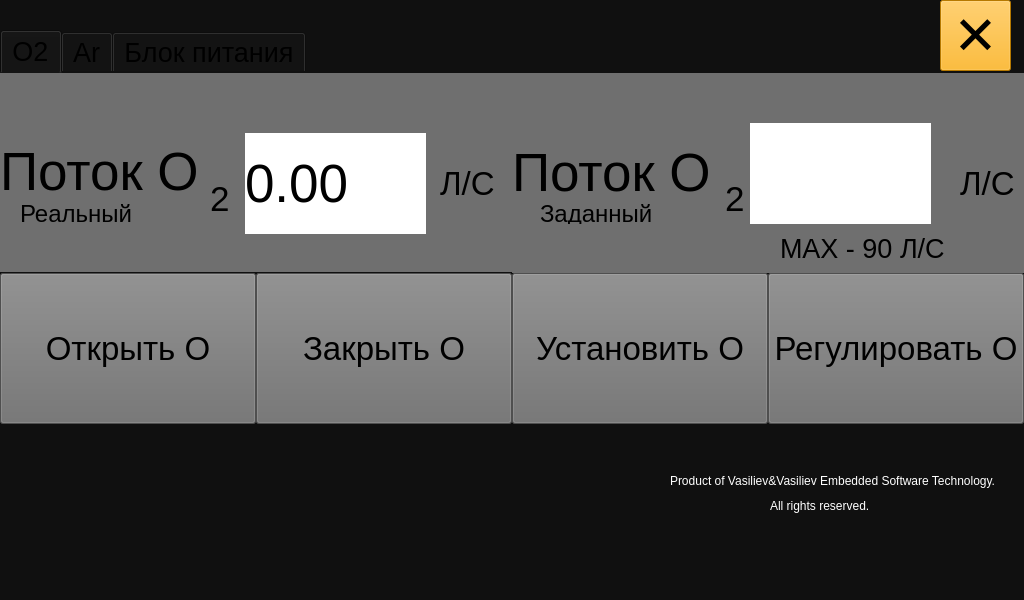
<?xml version="1.0" encoding="UTF-8"?>
<ui version="4.0">
 <class>MainWindow</class>
 <widget class="QMainWindow" name="MainWindow">
  <property name="geometry">
   <rect>
    <x>0</x>
    <y>0</y>
    <width>1024</width>
    <height>600</height>
   </rect>
  </property>
  <property name="windowTitle">
   <string>MPC ONE</string>
  </property>
  <property name="styleSheet">
   <string notr="true">background-color: rgb(255, 255, 255);
background-color: rgb(7, 7, 7);
background-color: rgb(0, 0, 0);
background-color: rgb(74, 74, 74);</string>
  </property>
  <widget class="QWidget" name="centralwidget">
   <property name="font">
    <font>
     <pointsize>20</pointsize>
    </font>
   </property>
   <property name="styleSheet">
    <string notr="true">background-color: rgb(16, 16, 16);</string>
   </property>
   <widget class="QTabWidget" name="tabWidget">
    <property name="geometry">
     <rect>
      <x>0</x>
      <y>30</y>
      <width>1024</width>
      <height>400</height>
     </rect>
    </property>
    <property name="minimumSize">
     <size>
      <width>0</width>
      <height>231</height>
     </size>
    </property>
    <property name="maximumSize">
     <size>
      <width>16777215</width>
      <height>400</height>
     </size>
    </property>
    <property name="font">
     <font>
      <pointsize>20</pointsize>
     </font>
    </property>
    <property name="styleSheet">
     <string notr="true">selection-color: rgb(48, 255, 255);
border-top-color: rgb(124, 119, 255);
border-bottom-color: rgb(255, 255, 255);
selection-color: rgb(60, 25, 255);</string>
    </property>
    <property name="currentIndex">
     <number>0</number>
    </property>
    <widget class="QWidget" name="tab_3">
     <property name="minimumSize">
      <size>
       <width>0</width>
       <height>305</height>
      </size>
     </property>
     <attribute name="title">
      <string>O2</string>
     </attribute>
     <widget class="QLabel" name="label_7">
      <property name="geometry">
       <rect>
        <x>725</x>
        <y>110</y>
        <width>31</width>
        <height>31</height>
       </rect>
      </property>
      <property name="font">
       <font>
        <pointsize>26</pointsize>
       </font>
      </property>
      <property name="styleSheet">
       <string notr="true">background-color: rgb(111, 111, 111);</string>
      </property>
      <property name="text">
       <string>2</string>
      </property>
     </widget>
     <widget class="QPushButton" name="btn_closeO">
      <property name="geometry">
       <rect>
        <x>256</x>
        <y>200</y>
        <width>256</width>
        <height>151</height>
       </rect>
      </property>
      <property name="font">
       <font>
        <pointsize>25</pointsize>
       </font>
      </property>
      <property name="styleSheet">
       <string notr="true">background-color: rgb(111, 111, 111);</string>
      </property>
      <property name="text">
       <string>Закрыть O</string>
      </property>
     </widget>
     <widget class="QLabel" name="label_2">
      <property name="geometry">
       <rect>
        <x>0</x>
        <y>-1</y>
        <width>512</width>
        <height>200</height>
       </rect>
      </property>
      <property name="font">
       <font>
        <pointsize>40</pointsize>
       </font>
      </property>
      <property name="styleSheet">
       <string notr="true">background-color: rgb(111, 111, 111);</string>
      </property>
      <property name="text">
       <string>Поток O </string>
      </property>
      <property name="margin">
       <number>10</number>
      </property>
     </widget>
     <widget class="QLabel" name="label_realflowO">
      <property name="geometry">
       <rect>
        <x>245</x>
        <y>60</y>
        <width>181</width>
        <height>101</height>
       </rect>
      </property>
      <property name="font">
       <font>
        <pointsize>40</pointsize>
        <italic>false</italic>
       </font>
      </property>
      <property name="styleSheet">
       <string notr="true">background-color: rgb(255, 255, 255);</string>
      </property>
      <property name="text">
       <string>0.00</string>
      </property>
      <property name="margin">
       <number>20</number>
      </property>
     </widget>
     <widget class="QPushButton" name="btn_openO">
      <property name="geometry">
       <rect>
        <x>0</x>
        <y>200</y>
        <width>256</width>
        <height>151</height>
       </rect>
      </property>
      <property name="font">
       <font>
        <pointsize>25</pointsize>
       </font>
      </property>
      <property name="toolTip">
       <string>&lt;html&gt;&lt;head/&gt;&lt;body&gt;&lt;p&gt;&lt;br/&gt;&lt;/p&gt;&lt;/body&gt;&lt;/html&gt;</string>
      </property>
      <property name="styleSheet">
       <string notr="true">background-color: rgb(111, 111, 111);</string>
      </property>
      <property name="text">
       <string>Открыть O</string>
      </property>
     </widget>
     <widget class="QPushButton" name="btn_regulateO">
      <property name="geometry">
       <rect>
        <x>768</x>
        <y>200</y>
        <width>256</width>
        <height>151</height>
       </rect>
      </property>
      <property name="font">
       <font>
        <pointsize>25</pointsize>
       </font>
      </property>
      <property name="styleSheet">
       <string notr="true">background-color: rgb(111, 111, 111);</string>
      </property>
      <property name="text">
       <string>Регулировать O</string>
      </property>
     </widget>
     <widget class="QLabel" name="label_6">
      <property name="geometry">
       <rect>
        <x>512</x>
        <y>-1</y>
        <width>512</width>
        <height>201</height>
       </rect>
      </property>
      <property name="font">
       <font>
        <pointsize>40</pointsize>
       </font>
      </property>
      <property name="styleSheet">
       <string notr="true">background-color: rgb(111, 111, 111);</string>
      </property>
      <property name="text">
       <string>Поток O</string>
      </property>
      <property name="margin">
       <number>10</number>
      </property>
     </widget>
     <widget class="QPushButton" name="btn_installO">
      <property name="geometry">
       <rect>
        <x>512</x>
        <y>200</y>
        <width>256</width>
        <height>151</height>
       </rect>
      </property>
      <property name="font">
       <font>
        <pointsize>25</pointsize>
       </font>
      </property>
      <property name="styleSheet">
       <string notr="true">background-color: rgb(111, 111, 111);</string>
      </property>
      <property name="text">
       <string>Установить О</string>
      </property>
     </widget>
     <widget class="QLabel" name="label_5">
      <property name="geometry">
       <rect>
        <x>210</x>
        <y>110</y>
        <width>31</width>
        <height>31</height>
       </rect>
      </property>
      <property name="font">
       <font>
        <pointsize>26</pointsize>
       </font>
      </property>
      <property name="styleSheet">
       <string notr="true">background-color: rgb(111, 111, 111);</string>
      </property>
      <property name="text">
       <string>2</string>
      </property>
     </widget>
     <widget class="QLabel" name="label_10">
      <property name="geometry">
       <rect>
        <x>20</x>
        <y>130</y>
        <width>121</width>
        <height>21</height>
       </rect>
      </property>
      <property name="font">
       <font>
        <pointsize>18</pointsize>
       </font>
      </property>
      <property name="styleSheet">
       <string notr="true">background-color: rgb(111, 111,111);</string>
      </property>
      <property name="text">
       <string>Реальный</string>
      </property>
     </widget>
     <widget class="QLabel" name="label_11">
      <property name="geometry">
       <rect>
        <x>540</x>
        <y>130</y>
        <width>131</width>
        <height>21</height>
       </rect>
      </property>
      <property name="font">
       <font>
        <pointsize>18</pointsize>
       </font>
      </property>
      <property name="styleSheet">
       <string notr="true">background-color: rgb(111, 111,111);</string>
      </property>
      <property name="text">
       <string>Заданный</string>
      </property>
     </widget>
     <widget class="QLabel" name="label">
      <property name="geometry">
       <rect>
        <x>780</x>
        <y>160</y>
        <width>211</width>
        <height>31</height>
       </rect>
      </property>
      <property name="font">
       <font>
        <pointsize>20</pointsize>
       </font>
      </property>
      <property name="styleSheet">
       <string notr="true">background-color: rgb(111, 111, 111);</string>
      </property>
      <property name="text">
       <string>MAX - 90 Л/C</string>
      </property>
     </widget>
     <widget class="QLabel" name="label_3">
      <property name="geometry">
       <rect>
        <x>440</x>
        <y>70</y>
        <width>61</width>
        <height>81</height>
       </rect>
      </property>
      <property name="font">
       <font>
        <pointsize>25</pointsize>
       </font>
      </property>
      <property name="styleSheet">
       <string notr="true">background-color: rgb(111, 111, 111);</string>
      </property>
      <property name="text">
       <string>Л/C</string>
      </property>
     </widget>
     <widget class="QLabel" name="label_4">
      <property name="geometry">
       <rect>
        <x>960</x>
        <y>70</y>
        <width>61</width>
        <height>81</height>
       </rect>
      </property>
      <property name="font">
       <font>
        <pointsize>25</pointsize>
       </font>
      </property>
      <property name="styleSheet">
       <string notr="true">background-color: rgb(111, 111, 111);</string>
      </property>
      <property name="text">
       <string>Л/C</string>
      </property>
     </widget>
     <widget class="QPushButton" name="fakeButtonO">
      <property name="geometry">
       <rect>
        <x>750</x>
        <y>50</y>
        <width>181</width>
        <height>101</height>
       </rect>
      </property>
      <property name="font">
       <font>
        <pointsize>40</pointsize>
       </font>
      </property>
      <property name="styleSheet">
       <string notr="true">background-color: transparent;
border: none;</string>
      </property>
      <property name="text">
       <string/>
      </property>
     </widget>
     <widget class="QLabel" name="fakeLineEditO">
      <property name="geometry">
       <rect>
        <x>750</x>
        <y>50</y>
        <width>181</width>
        <height>101</height>
       </rect>
      </property>
      <property name="font">
       <font>
        <pointsize>40</pointsize>
       </font>
      </property>
      <property name="styleSheet">
       <string notr="true">background-color: rgb(255, 255, 255);</string>
      </property>
      <property name="text">
       <string/>
      </property>
     </widget>
     <zorder>btn_installO</zorder>
     <zorder>btn_regulateO</zorder>
     <zorder>btn_openO</zorder>
     <zorder>label_6</zorder>
     <zorder>label_7</zorder>
     <zorder>btn_closeO</zorder>
     <zorder>label_2</zorder>
     <zorder>label_realflowO</zorder>
     <zorder>label_5</zorder>
     <zorder>label_10</zorder>
     <zorder>label_11</zorder>
     <zorder>label</zorder>
     <zorder>label_3</zorder>
     <zorder>label_4</zorder>
     <zorder>fakeLineEditO</zorder>
     <zorder>fakeButtonO</zorder>
    </widget>
    <widget class="QWidget" name="tab_4">
     <attribute name="title">
      <string>Ar</string>
     </attribute>
     <widget class="QPushButton" name="btn_installAr">
      <property name="geometry">
       <rect>
        <x>511</x>
        <y>200</y>
        <width>256</width>
        <height>151</height>
       </rect>
      </property>
      <property name="font">
       <font>
        <pointsize>25</pointsize>
       </font>
      </property>
      <property name="styleSheet">
       <string notr="true">background-color: rgb(111, 111, 111);</string>
      </property>
      <property name="text">
       <string>Установить Ar</string>
      </property>
     </widget>
     <widget class="QPushButton" name="btn_closeAr">
      <property name="geometry">
       <rect>
        <x>256</x>
        <y>200</y>
        <width>256</width>
        <height>151</height>
       </rect>
      </property>
      <property name="font">
       <font>
        <pointsize>25</pointsize>
       </font>
      </property>
      <property name="styleSheet">
       <string notr="true">background-color: rgb(111, 111, 111);</string>
      </property>
      <property name="text">
       <string>Закрыть Ar</string>
      </property>
     </widget>
     <widget class="QPushButton" name="btn_regulateAr">
      <property name="geometry">
       <rect>
        <x>768</x>
        <y>200</y>
        <width>256</width>
        <height>151</height>
       </rect>
      </property>
      <property name="font">
       <font>
        <pointsize>25</pointsize>
       </font>
      </property>
      <property name="styleSheet">
       <string notr="true">background-color: rgb(111, 111, 111);</string>
      </property>
      <property name="text">
       <string>Регулировать Ar</string>
      </property>
     </widget>
     <widget class="QLabel" name="label_realflowAr">
      <property name="geometry">
       <rect>
        <x>245</x>
        <y>60</y>
        <width>181</width>
        <height>101</height>
       </rect>
      </property>
      <property name="font">
       <font>
        <pointsize>40</pointsize>
        <italic>false</italic>
       </font>
      </property>
      <property name="styleSheet">
       <string notr="true">background-color: rgb(255, 255, 255);</string>
      </property>
      <property name="text">
       <string>0.00</string>
      </property>
      <property name="margin">
       <number>20</number>
      </property>
     </widget>
     <widget class="QLabel" name="label_1">
      <property name="geometry">
       <rect>
        <x>0</x>
        <y>0</y>
        <width>512</width>
        <height>200</height>
       </rect>
      </property>
      <property name="font">
       <font>
        <pointsize>40</pointsize>
       </font>
      </property>
      <property name="styleSheet">
       <string notr="true">background-color: rgb(111, 111, 111);</string>
      </property>
      <property name="text">
       <string>Поток Ar</string>
      </property>
      <property name="margin">
       <number>10</number>
      </property>
     </widget>
     <widget class="QLabel" name="label_8">
      <property name="geometry">
       <rect>
        <x>510</x>
        <y>0</y>
        <width>512</width>
        <height>200</height>
       </rect>
      </property>
      <property name="font">
       <font>
        <pointsize>40</pointsize>
       </font>
      </property>
      <property name="styleSheet">
       <string notr="true">background-color: rgb(111, 111, 111);</string>
      </property>
      <property name="text">
       <string>Поток Ar</string>
      </property>
      <property name="margin">
       <number>10</number>
      </property>
     </widget>
     <widget class="QPushButton" name="btn_openAr">
      <property name="geometry">
       <rect>
        <x>0</x>
        <y>200</y>
        <width>256</width>
        <height>151</height>
       </rect>
      </property>
      <property name="font">
       <font>
        <pointsize>25</pointsize>
       </font>
      </property>
      <property name="styleSheet">
       <string notr="true">background-color: rgb(111, 111, 111);</string>
      </property>
      <property name="text">
       <string>Открыть Ar</string>
      </property>
     </widget>
     <widget class="QLabel" name="label_12">
      <property name="geometry">
       <rect>
        <x>20</x>
        <y>130</y>
        <width>141</width>
        <height>21</height>
       </rect>
      </property>
      <property name="font">
       <font>
        <pointsize>18</pointsize>
       </font>
      </property>
      <property name="styleSheet">
       <string notr="true">background-color: rgb(111, 111,111);</string>
      </property>
      <property name="text">
       <string>Реальный</string>
      </property>
     </widget>
     <widget class="QLabel" name="label_13">
      <property name="geometry">
       <rect>
        <x>530</x>
        <y>130</y>
        <width>111</width>
        <height>21</height>
       </rect>
      </property>
      <property name="font">
       <font>
        <pointsize>18</pointsize>
       </font>
      </property>
      <property name="styleSheet">
       <string notr="true">background-color: rgb(111, 111,111);</string>
      </property>
      <property name="text">
       <string>Заданный</string>
      </property>
     </widget>
     <widget class="QLabel" name="label_9">
      <property name="geometry">
       <rect>
        <x>440</x>
        <y>70</y>
        <width>61</width>
        <height>81</height>
       </rect>
      </property>
      <property name="font">
       <font>
        <pointsize>25</pointsize>
       </font>
      </property>
      <property name="styleSheet">
       <string notr="true">background-color: rgb(111, 111, 111);</string>
      </property>
      <property name="text">
       <string>Л/C</string>
      </property>
     </widget>
     <widget class="QLabel" name="label_14">
      <property name="geometry">
       <rect>
        <x>780</x>
        <y>160</y>
        <width>211</width>
        <height>31</height>
       </rect>
      </property>
      <property name="font">
       <font>
        <pointsize>20</pointsize>
       </font>
      </property>
      <property name="styleSheet">
       <string notr="true">background-color: rgb(111, 111, 111);</string>
      </property>
      <property name="text">
       <string>MAX - 90 Л/C</string>
      </property>
     </widget>
     <widget class="QLabel" name="label_15">
      <property name="geometry">
       <rect>
        <x>960</x>
        <y>70</y>
        <width>61</width>
        <height>81</height>
       </rect>
      </property>
      <property name="font">
       <font>
        <pointsize>25</pointsize>
       </font>
      </property>
      <property name="styleSheet">
       <string notr="true">background-color: rgb(111, 111, 111);</string>
      </property>
      <property name="text">
       <string>Л/C</string>
      </property>
     </widget>
     <widget class="QLabel" name="fakeLineEditO_2">
      <property name="geometry">
       <rect>
        <x>750</x>
        <y>50</y>
        <width>181</width>
        <height>101</height>
       </rect>
      </property>
      <property name="font">
       <font>
        <pointsize>40</pointsize>
       </font>
      </property>
      <property name="styleSheet">
       <string notr="true">background-color: rgb(255, 255, 255);</string>
      </property>
      <property name="text">
       <string/>
      </property>
     </widget>
     <widget class="QPushButton" name="fakeButtonO_2">
      <property name="geometry">
       <rect>
        <x>750</x>
        <y>50</y>
        <width>181</width>
        <height>101</height>
       </rect>
      </property>
      <property name="font">
       <font>
        <pointsize>40</pointsize>
       </font>
      </property>
      <property name="styleSheet">
       <string notr="true">background-color: transparent;
border: none;</string>
      </property>
      <property name="text">
       <string/>
      </property>
     </widget>
     <zorder>label_1</zorder>
     <zorder>btn_installAr</zorder>
     <zorder>btn_closeAr</zorder>
     <zorder>btn_regulateAr</zorder>
     <zorder>label_realflowAr</zorder>
     <zorder>label_8</zorder>
     <zorder>btn_openAr</zorder>
     <zorder>label_12</zorder>
     <zorder>label_13</zorder>
     <zorder>label_9</zorder>
     <zorder>label_14</zorder>
     <zorder>label_15</zorder>
     <zorder>fakeLineEditO_2</zorder>
     <zorder>fakeButtonO_2</zorder>
    </widget>
    <widget class="QWidget" name="tab_5">
     <attribute name="title">
      <string>Блок питания</string>
     </attribute>
    </widget>
   </widget>
   <widget class="QLabel" name="label_16">
    <property name="geometry">
     <rect>
      <x>670</x>
      <y>450</y>
      <width>351</width>
      <height>61</height>
     </rect>
    </property>
    <property name="styleSheet">
     <string notr="true">color: rgb(255, 255, 255);</string>
    </property>
    <property name="text">
     <string>Product of Vasiliev&amp;Vasiliev Embedded Software Technology.</string>
    </property>
   </widget>
   <widget class="QLabel" name="label_17">
    <property name="geometry">
     <rect>
      <x>770</x>
      <y>490</y>
      <width>101</width>
      <height>31</height>
     </rect>
    </property>
    <property name="styleSheet">
     <string notr="true">color: rgb(255, 255, 255);</string>
    </property>
    <property name="text">
     <string>All rights reserved. </string>
    </property>
   </widget>
   <widget class="QPushButton" name="pushButton">
    <property name="geometry">
     <rect>
      <x>940</x>
      <y>0</y>
      <width>71</width>
      <height>71</height>
     </rect>
    </property>
    <property name="font">
     <font>
      <pointsize>40</pointsize>
     </font>
    </property>
    <property name="styleSheet">
     <string notr="true">background-color: rgb(255, 170, 0);</string>
    </property>
    <property name="text">
     <string>✕</string>
    </property>
   </widget>
  </widget>
 </widget>
 <resources/>
 <connections/>
</ui>
